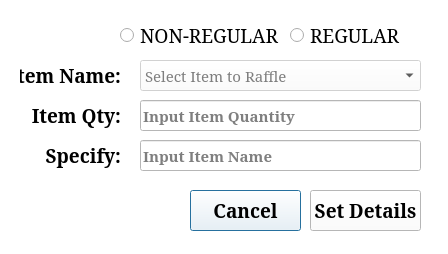
<?xml version="1.0" encoding="UTF-8"?>
<ui version="4.0">
 <class>SettingUI</class>
 <widget class="QDialog" name="SettingUI">
  <property name="windowModality">
   <enum>Qt::ApplicationModal</enum>
  </property>
  <property name="geometry">
   <rect>
    <x>0</x>
    <y>0</y>
    <width>448</width>
    <height>254</height>
   </rect>
  </property>
  <property name="windowTitle">
   <string>Dialog</string>
  </property>
  <property name="styleSheet">
   <string notr="true">*{
	
	color: black;
	background-color: rgb(255, 255, 255);
}</string>
  </property>
  <widget class="QPushButton" name="pbClose">
   <property name="geometry">
    <rect>
     <x>190</x>
     <y>190</y>
     <width>111</width>
     <height>41</height>
    </rect>
   </property>
   <property name="font">
    <font>
     <family>Garamond</family>
     <pointsize>14</pointsize>
     <weight>75</weight>
     <bold>true</bold>
    </font>
   </property>
   <property name="text">
    <string>Cancel</string>
   </property>
  </widget>
  <widget class="QPushButton" name="pbChange">
   <property name="geometry">
    <rect>
     <x>310</x>
     <y>190</y>
     <width>111</width>
     <height>41</height>
    </rect>
   </property>
   <property name="font">
    <font>
     <family>Garamond</family>
     <pointsize>14</pointsize>
     <weight>75</weight>
     <bold>true</bold>
    </font>
   </property>
   <property name="text">
    <string>Set Details</string>
   </property>
  </widget>
  <widget class="QRadioButton" name="RBReg">
   <property name="geometry">
    <rect>
     <x>290</x>
     <y>20</y>
     <width>121</width>
     <height>31</height>
    </rect>
   </property>
   <property name="font">
    <font>
     <family>Garamond</family>
     <pointsize>14</pointsize>
    </font>
   </property>
   <property name="autoFillBackground">
    <bool>false</bool>
   </property>
   <property name="text">
    <string>REGULAR</string>
   </property>
  </widget>
  <widget class="QRadioButton" name="RBIrr">
   <property name="geometry">
    <rect>
     <x>120</x>
     <y>20</y>
     <width>161</width>
     <height>31</height>
    </rect>
   </property>
   <property name="font">
    <font>
     <family>Garamond</family>
     <pointsize>14</pointsize>
    </font>
   </property>
   <property name="autoFillBackground">
    <bool>false</bool>
   </property>
   <property name="styleSheet">
    <string notr="true"/>
   </property>
   <property name="text">
    <string>NON-REGULAR</string>
   </property>
  </widget>
  <widget class="QLineEdit" name="leQty">
   <property name="enabled">
    <bool>false</bool>
   </property>
   <property name="geometry">
    <rect>
     <x>140</x>
     <y>100</y>
     <width>281</width>
     <height>31</height>
    </rect>
   </property>
   <property name="font">
    <font>
     <family>Garamond</family>
     <pointsize>11</pointsize>
     <weight>75</weight>
     <bold>true</bold>
    </font>
   </property>
   <property name="inputMask">
    <string/>
   </property>
   <property name="text">
    <string/>
   </property>
   <property name="placeholderText">
    <string>Input Item Quantity</string>
   </property>
  </widget>
  <widget class="QLabel" name="lblIQ">
   <property name="geometry">
    <rect>
     <x>20</x>
     <y>100</y>
     <width>101</width>
     <height>31</height>
    </rect>
   </property>
   <property name="font">
    <font>
     <family>Garamond</family>
     <pointsize>14</pointsize>
     <weight>75</weight>
     <bold>true</bold>
    </font>
   </property>
   <property name="text">
    <string>Item Qty:</string>
   </property>
   <property name="alignment">
    <set>Qt::AlignRight|Qt::AlignTrailing|Qt::AlignVCenter</set>
   </property>
  </widget>
  <widget class="QComboBox" name="comboChoice">
   <property name="enabled">
    <bool>false</bool>
   </property>
   <property name="geometry">
    <rect>
     <x>140</x>
     <y>60</y>
     <width>281</width>
     <height>31</height>
    </rect>
   </property>
   <property name="font">
    <font>
     <family>Garamond</family>
     <pointsize>11</pointsize>
     <weight>50</weight>
     <bold>false</bold>
    </font>
   </property>
   <property name="styleSheet">
    <string notr="true">color: rgb(0, 0, 0);</string>
   </property>
   <property name="editable">
    <bool>false</bool>
   </property>
   <property name="placeholderText">
    <string>Select Item to Raffle</string>
   </property>
   <property name="frame">
    <bool>true</bool>
   </property>
  </widget>
  <widget class="QLabel" name="lblIN">
   <property name="geometry">
    <rect>
     <x>20</x>
     <y>60</y>
     <width>101</width>
     <height>31</height>
    </rect>
   </property>
   <property name="font">
    <font>
     <family>Garamond</family>
     <pointsize>14</pointsize>
     <weight>75</weight>
     <bold>true</bold>
    </font>
   </property>
   <property name="text">
    <string>Item Name:</string>
   </property>
   <property name="alignment">
    <set>Qt::AlignRight|Qt::AlignTrailing|Qt::AlignVCenter</set>
   </property>
  </widget>
  <widget class="QLineEdit" name="leSpecify">
   <property name="enabled">
    <bool>false</bool>
   </property>
   <property name="geometry">
    <rect>
     <x>140</x>
     <y>140</y>
     <width>281</width>
     <height>31</height>
    </rect>
   </property>
   <property name="font">
    <font>
     <family>Garamond</family>
     <pointsize>11</pointsize>
     <weight>75</weight>
     <bold>true</bold>
    </font>
   </property>
   <property name="inputMask">
    <string/>
   </property>
   <property name="text">
    <string/>
   </property>
   <property name="placeholderText">
    <string>Input Item Name</string>
   </property>
  </widget>
  <widget class="QLabel" name="lblSpecify">
   <property name="enabled">
    <bool>true</bool>
   </property>
   <property name="geometry">
    <rect>
     <x>20</x>
     <y>140</y>
     <width>101</width>
     <height>31</height>
    </rect>
   </property>
   <property name="font">
    <font>
     <family>Garamond</family>
     <pointsize>14</pointsize>
     <weight>75</weight>
     <bold>true</bold>
    </font>
   </property>
   <property name="text">
    <string>Specify:</string>
   </property>
   <property name="alignment">
    <set>Qt::AlignRight|Qt::AlignTrailing|Qt::AlignVCenter</set>
   </property>
  </widget>
 </widget>
 <resources/>
 <connections/>
</ui>
